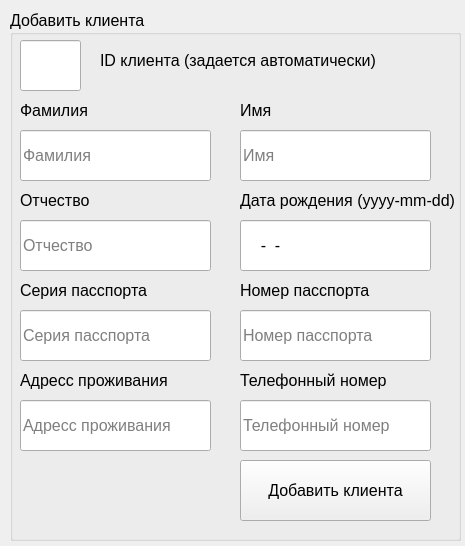
<?xml version="1.0" encoding="UTF-8"?>
<ui version="4.0">
 <class>MainWindow</class>
 <widget class="QMainWindow" name="MainWindow">
  <property name="geometry">
   <rect>
    <x>0</x>
    <y>0</y>
    <width>465</width>
    <height>546</height>
   </rect>
  </property>
  <property name="windowTitle">
   <string>Добавление клиента</string>
  </property>
  <property name="toolButtonStyle">
   <enum>Qt::ToolButtonFollowStyle</enum>
  </property>
  <widget class="QWidget" name="centralwidget">
   <widget class="QGroupBox" name="groupBox">
    <property name="geometry">
     <rect>
      <x>10</x>
      <y>10</y>
      <width>451</width>
      <height>531</height>
     </rect>
    </property>
    <property name="font">
     <font>
      <pointsize>12</pointsize>
     </font>
    </property>
    <property name="title">
     <string>Добавить клиента</string>
    </property>
    <widget class="QLineEdit" name="lineEdit">
     <property name="geometry">
      <rect>
       <x>10</x>
       <y>30</y>
       <width>61</width>
       <height>51</height>
      </rect>
     </property>
     <property name="font">
      <font>
       <pointsize>12</pointsize>
      </font>
     </property>
     <property name="dragEnabled">
      <bool>false</bool>
     </property>
     <property name="readOnly">
      <bool>true</bool>
     </property>
     <property name="placeholderText">
      <string/>
     </property>
    </widget>
    <widget class="QLabel" name="label">
     <property name="geometry">
      <rect>
       <x>90</x>
       <y>40</y>
       <width>291</width>
       <height>21</height>
      </rect>
     </property>
     <property name="font">
      <font>
       <pointsize>12</pointsize>
      </font>
     </property>
     <property name="text">
      <string>ID клиента (задается автоматически)</string>
     </property>
    </widget>
    <widget class="QLineEdit" name="lineEdit_2">
     <property name="geometry">
      <rect>
       <x>10</x>
       <y>120</y>
       <width>191</width>
       <height>51</height>
      </rect>
     </property>
     <property name="font">
      <font>
       <pointsize>12</pointsize>
      </font>
     </property>
     <property name="placeholderText">
      <string>Фамилия</string>
     </property>
    </widget>
    <widget class="QLineEdit" name="lineEdit_3">
     <property name="geometry">
      <rect>
       <x>230</x>
       <y>120</y>
       <width>191</width>
       <height>51</height>
      </rect>
     </property>
     <property name="font">
      <font>
       <pointsize>12</pointsize>
      </font>
     </property>
     <property name="placeholderText">
      <string>Имя</string>
     </property>
    </widget>
    <widget class="QLineEdit" name="lineEdit_4">
     <property name="geometry">
      <rect>
       <x>10</x>
       <y>210</y>
       <width>191</width>
       <height>51</height>
      </rect>
     </property>
     <property name="font">
      <font>
       <pointsize>12</pointsize>
      </font>
     </property>
     <property name="placeholderText">
      <string>Отчество</string>
     </property>
    </widget>
    <widget class="QLineEdit" name="lineEdit_5">
     <property name="geometry">
      <rect>
       <x>230</x>
       <y>210</y>
       <width>191</width>
       <height>51</height>
      </rect>
     </property>
     <property name="font">
      <font>
       <pointsize>12</pointsize>
      </font>
     </property>
     <property name="inputMask">
      <string>0000-00-00</string>
     </property>
     <property name="placeholderText">
      <string>Дата рождения</string>
     </property>
    </widget>
    <widget class="QLineEdit" name="lineEdit_6">
     <property name="geometry">
      <rect>
       <x>10</x>
       <y>300</y>
       <width>191</width>
       <height>51</height>
      </rect>
     </property>
     <property name="font">
      <font>
       <pointsize>12</pointsize>
      </font>
     </property>
     <property name="placeholderText">
      <string>Серия пасспорта</string>
     </property>
    </widget>
    <widget class="QLineEdit" name="lineEdit_7">
     <property name="geometry">
      <rect>
       <x>230</x>
       <y>300</y>
       <width>191</width>
       <height>51</height>
      </rect>
     </property>
     <property name="font">
      <font>
       <pointsize>12</pointsize>
      </font>
     </property>
     <property name="placeholderText">
      <string>Номер пасспорта</string>
     </property>
    </widget>
    <widget class="QLineEdit" name="lineEdit_8">
     <property name="geometry">
      <rect>
       <x>10</x>
       <y>390</y>
       <width>191</width>
       <height>51</height>
      </rect>
     </property>
     <property name="font">
      <font>
       <pointsize>12</pointsize>
      </font>
     </property>
     <property name="placeholderText">
      <string>Адресс проживания</string>
     </property>
    </widget>
    <widget class="QLineEdit" name="lineEdit_9">
     <property name="geometry">
      <rect>
       <x>230</x>
       <y>390</y>
       <width>191</width>
       <height>51</height>
      </rect>
     </property>
     <property name="font">
      <font>
       <pointsize>12</pointsize>
      </font>
     </property>
     <property name="placeholderText">
      <string>Телефонный номер</string>
     </property>
    </widget>
    <widget class="QLabel" name="label_2">
     <property name="geometry">
      <rect>
       <x>10</x>
       <y>90</y>
       <width>71</width>
       <height>21</height>
      </rect>
     </property>
     <property name="font">
      <font>
       <pointsize>12</pointsize>
      </font>
     </property>
     <property name="text">
      <string>Фамилия</string>
     </property>
    </widget>
    <widget class="QLabel" name="label_3">
     <property name="geometry">
      <rect>
       <x>230</x>
       <y>90</y>
       <width>71</width>
       <height>21</height>
      </rect>
     </property>
     <property name="font">
      <font>
       <pointsize>12</pointsize>
      </font>
     </property>
     <property name="text">
      <string>Имя</string>
     </property>
    </widget>
    <widget class="QLabel" name="label_4">
     <property name="geometry">
      <rect>
       <x>10</x>
       <y>180</y>
       <width>71</width>
       <height>21</height>
      </rect>
     </property>
     <property name="font">
      <font>
       <pointsize>12</pointsize>
      </font>
     </property>
     <property name="text">
      <string>Отчество</string>
     </property>
    </widget>
    <widget class="QLabel" name="label_5">
     <property name="geometry">
      <rect>
       <x>230</x>
       <y>180</y>
       <width>231</width>
       <height>21</height>
      </rect>
     </property>
     <property name="font">
      <font>
       <pointsize>12</pointsize>
      </font>
     </property>
     <property name="text">
      <string>Дата рождения (yyyy-mm-dd)</string>
     </property>
    </widget>
    <widget class="QLabel" name="label_6">
     <property name="geometry">
      <rect>
       <x>10</x>
       <y>270</y>
       <width>161</width>
       <height>21</height>
      </rect>
     </property>
     <property name="font">
      <font>
       <pointsize>12</pointsize>
      </font>
     </property>
     <property name="text">
      <string>Серия пасспорта</string>
     </property>
    </widget>
    <widget class="QLabel" name="label_7">
     <property name="geometry">
      <rect>
       <x>230</x>
       <y>270</y>
       <width>151</width>
       <height>21</height>
      </rect>
     </property>
     <property name="font">
      <font>
       <pointsize>12</pointsize>
      </font>
     </property>
     <property name="text">
      <string>Номер пасспорта</string>
     </property>
    </widget>
    <widget class="QLabel" name="label_8">
     <property name="geometry">
      <rect>
       <x>10</x>
       <y>360</y>
       <width>171</width>
       <height>21</height>
      </rect>
     </property>
     <property name="font">
      <font>
       <pointsize>12</pointsize>
      </font>
     </property>
     <property name="text">
      <string>Адресс проживания</string>
     </property>
    </widget>
    <widget class="QLabel" name="label_9">
     <property name="geometry">
      <rect>
       <x>230</x>
       <y>360</y>
       <width>161</width>
       <height>21</height>
      </rect>
     </property>
     <property name="font">
      <font>
       <pointsize>12</pointsize>
      </font>
     </property>
     <property name="text">
      <string>Телефонный номер</string>
     </property>
    </widget>
    <widget class="QPushButton" name="Add_client_f">
     <property name="geometry">
      <rect>
       <x>230</x>
       <y>450</y>
       <width>191</width>
       <height>61</height>
      </rect>
     </property>
     <property name="font">
      <font>
       <pointsize>12</pointsize>
      </font>
     </property>
     <property name="text">
      <string>Добавить клиента</string>
     </property>
    </widget>
   </widget>
  </widget>
 </widget>
 <resources/>
 <connections/>
</ui>
